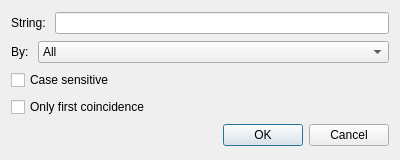
<?xml version="1.0" encoding="UTF-8"?>
<ui version="4.0">
 <class>searchDialog</class>
 <widget class="QDialog" name="searchDialog">
  <property name="geometry">
   <rect>
    <x>0</x>
    <y>0</y>
    <width>400</width>
    <height>160</height>
   </rect>
  </property>
  <property name="windowTitle">
   <string>Dialog</string>
  </property>
  <property name="windowIcon">
   <iconset resource="resources.qrc">
    <normaloff>:/images/icon.png</normaloff>:/images/icon.png</iconset>
  </property>
  <layout class="QVBoxLayout" name="verticalLayout">
   <item>
    <layout class="QHBoxLayout" name="horizontalLayout_2">
     <item>
      <widget class="QLabel" name="label_2">
       <property name="text">
        <string>String: </string>
       </property>
      </widget>
     </item>
     <item>
      <widget class="QLineEdit" name="le_searchfor"/>
     </item>
    </layout>
   </item>
   <item>
    <layout class="QHBoxLayout" name="horizontalLayout">
     <item>
      <widget class="QLabel" name="label">
       <property name="sizePolicy">
        <sizepolicy hsizetype="Preferred" vsizetype="Preferred">
         <horstretch>0</horstretch>
         <verstretch>0</verstretch>
        </sizepolicy>
       </property>
       <property name="text">
        <string>By: </string>
       </property>
      </widget>
     </item>
     <item>
      <widget class="QComboBox" name="comb_searchfor">
       <property name="sizePolicy">
        <sizepolicy hsizetype="Preferred" vsizetype="Fixed">
         <horstretch>1</horstretch>
         <verstretch>0</verstretch>
        </sizepolicy>
       </property>
       <item>
        <property name="text">
         <string>All</string>
        </property>
       </item>
       <item>
        <property name="text">
         <string>Subject</string>
        </property>
       </item>
       <item>
        <property name="text">
         <string>Sender</string>
        </property>
       </item>
      </widget>
     </item>
    </layout>
   </item>
   <item>
    <widget class="QCheckBox" name="cb_case">
     <property name="text">
      <string>Case sensitive</string>
     </property>
    </widget>
   </item>
   <item>
    <widget class="QCheckBox" name="cb_firstcoinc">
     <property name="text">
      <string>Only first coincidence</string>
     </property>
    </widget>
   </item>
   <item>
    <widget class="QDialogButtonBox" name="buttonBox">
     <property name="orientation">
      <enum>Qt::Horizontal</enum>
     </property>
     <property name="standardButtons">
      <set>QDialogButtonBox::Cancel|QDialogButtonBox::Ok</set>
     </property>
    </widget>
   </item>
  </layout>
 </widget>
 <resources>
  <include location="resources.qrc"/>
 </resources>
 <connections>
  <connection>
   <sender>buttonBox</sender>
   <signal>rejected()</signal>
   <receiver>searchDialog</receiver>
   <slot>reject()</slot>
   <hints>
    <hint type="sourcelabel">
     <x>316</x>
     <y>260</y>
    </hint>
    <hint type="destinationlabel">
     <x>286</x>
     <y>274</y>
    </hint>
   </hints>
  </connection>
  <connection>
   <sender>buttonBox</sender>
   <signal>accepted()</signal>
   <receiver>searchDialog</receiver>
   <slot>accept()</slot>
   <hints>
    <hint type="sourcelabel">
     <x>248</x>
     <y>254</y>
    </hint>
    <hint type="destinationlabel">
     <x>157</x>
     <y>274</y>
    </hint>
   </hints>
  </connection>
 </connections>
</ui>
